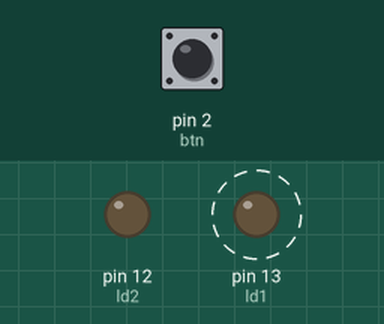
This sketch was run on a simulated Arduino Uno, built with avr-gcc and run on an emulated ATmega328P. Parts: output pins drawn as LEDs (lit = HIGH). Dashed ring = blinking. The inputs (shaded band) are chosen by the test bench; at power-on: pin 2 (btn) HIGH. At 15.0 s the program stops and its outputs stay as they are.

Above: at 0.15 s.
At 6.45 s:
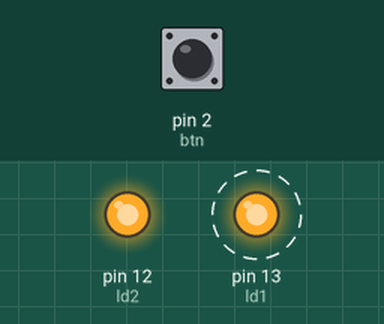
Timing chart, 0 to 6.9 s (numbered marks = the images above):
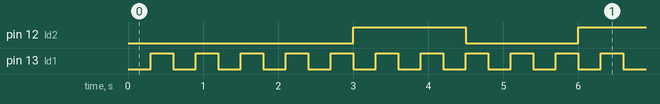

The sketch:

led_counter.ino
```cpp
int ld1 = 13;
int ld2 = 12;

int btn = 2;

int state1 = LOW;
int state2 = LOW;

int flag = 0;
int i=0;
int count_of_fives = 0;

void setup()
{
  pinMode(btn, INPUT_PULLUP);
  pinMode(ld1, OUTPUT);
  pinMode(ld2, OUTPUT);
  attachInterrupt(digitalPinToInterrupt(2), lightLED, FALLING);
}

void loop()
{

  for(i=0;i<=24;i++){

    flag++;
    digitalWrite(ld1, state1);
    state1 = !state1;
    delay(300);

    if(flag%5==0){

        count_of_fives++;
        digitalWrite(ld2, state2);
	state2 = !state2;
        delay(0);

        if(count_of_fives==10) 		//για καποιο λογο το loop counter μετραει διπλα,
	    exit(0);			//οποτε επρεπε να το θεσω 10 αντι για 5
    }
  }
}

void lightLED(void)
{
    digitalWrite(ld2, state2);
    state2 = !state2;

}
```

Measured:
- by itself, pin 12 (ld2): alternates HIGH for 1.5 s and LOW for 1.5 s
- by itself, pin 13 (ld1): alternates HIGH for 0.30 s and LOW for 0.30 s, 49 changes in all, then stays HIGH
